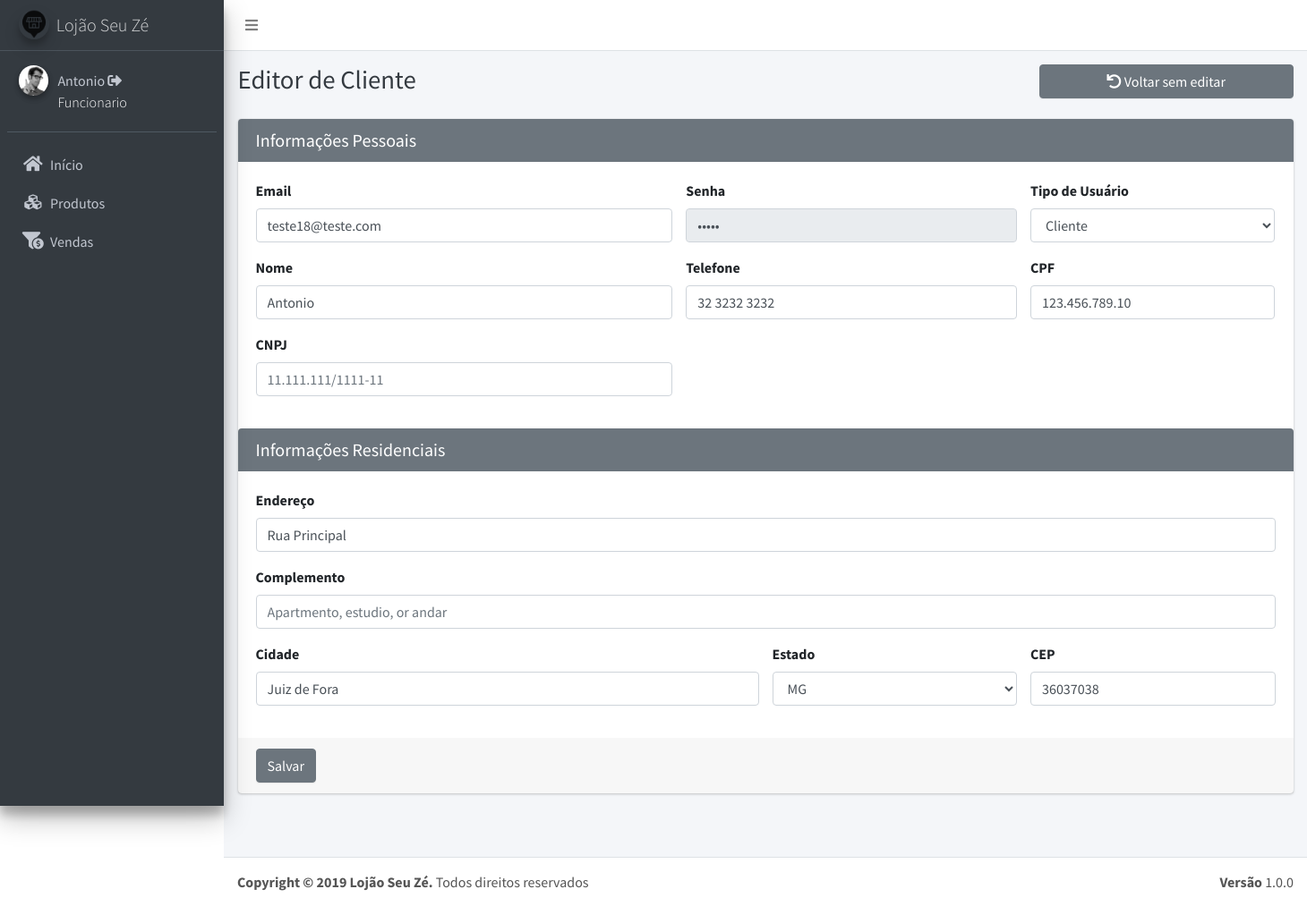
/updateCliente.php?id=26 (signed in), run on an earlier commit of the app's database.
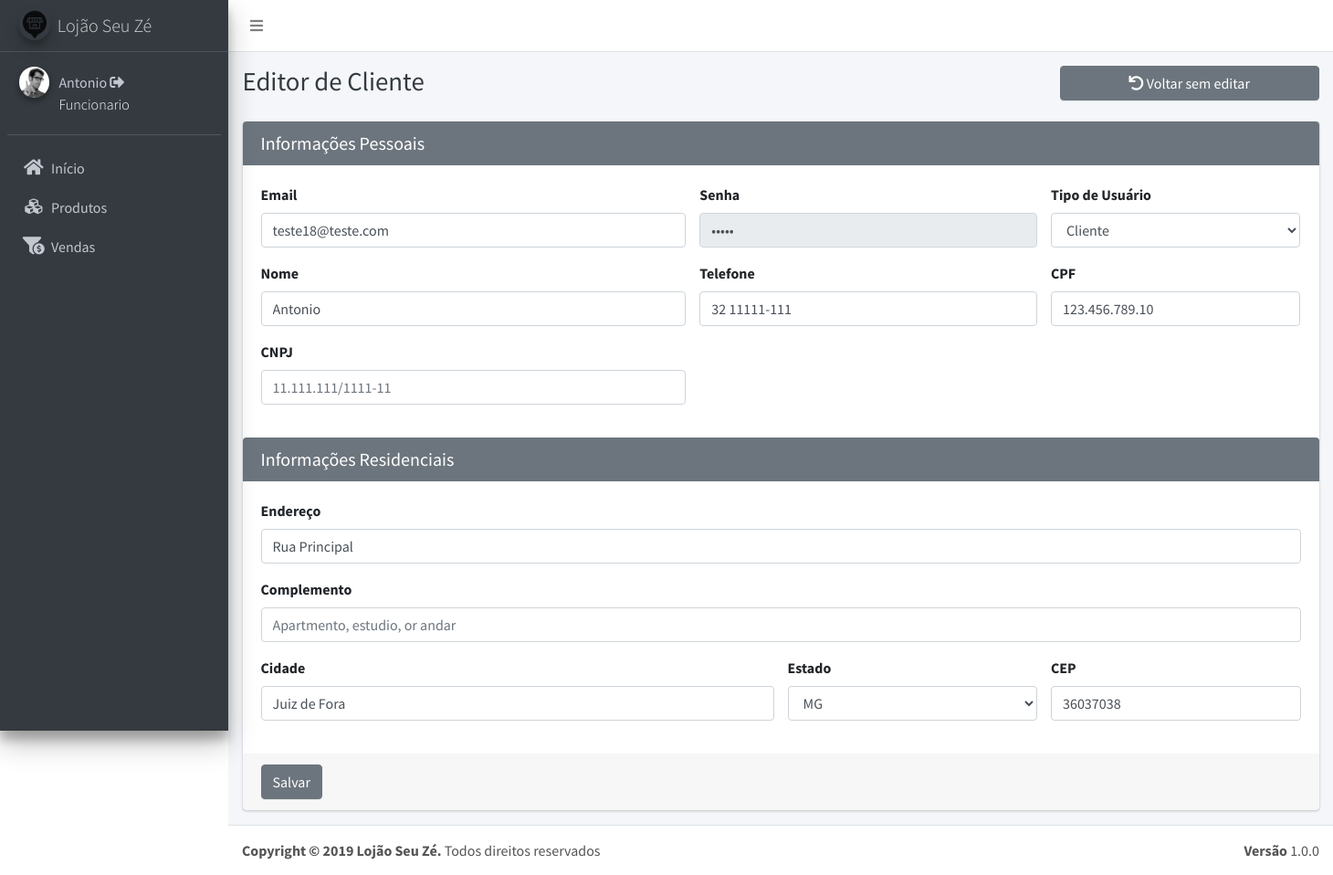
And on a later commit of the database.
### tables this page shows
CREATE TABLE `usuarios` (
  `id` int(11) NOT NULL,
  `email` varchar(20) NOT NULL,
  `senha` varchar(40) NOT NULL,
  `tipo` varchar(11) NOT NULL,
  `nome` varchar(50) NOT NULL,
  `telefone` varchar(12) NOT NULL,
  `cpf` varchar(14) NOT NULL,
  `endereco` varchar(40) NOT NULL,
  `complemento` varchar(40) DEFAULT NULL,
  `cidade` varchar(40) NOT NULL,
  `estado` varchar(40) NOT NULL,
  `cep` varchar(10) NOT NULL,
  `cnpj` varchar(40) DEFAULT NULL,
  `nid` varchar(10) DEFAULT NULL,
  `salario` varchar(11) DEFAULT NULL,
  `cargo` varchar(40) DEFAULT NULL
);

### updateCliente.php (the view, shortened to what the changed rows need)
<?php require ('header.php'); ?>
  <div class="content-wrapper">
    <div class="content-header">
      <div class="container-fluid">
        <div class="row mb-2">
          <div class="col-sm-6">
            <h1 class="m-0 text-dark">Editor de Cliente</h1>
          </div>
        </div>
      </div>
    </div>
    <section class="content">
      <div class="container-fluid">
        <div class="row">
          <section class="col-lg-12 connectedSortable">
          <div class="card card-secondary">
                <?php
                    $id = $_GET['id'];
                    $sql = "SELECT * FROM usuarios WHERE id = $id";
                    $result = $conexao->query($sql);
                    while($row = $result->fetch_assoc())
                    {
                ?>
              <form action="" method="POST" target="_self" role="form">
                <div class="card-body">
                  <div class="row">
                    <div class="form-group col-md-5">
                      <label for="inputEmail">Email</label>
                      <input type="email" name="email" class="form-control" id="inputEmail" placeholder="Digite o email" value="<?php echo $row['email'] ?>" required>
                    </div>
                    <div class="form-group col-md-4">
                      <label for="inputSenha">Senha</label>
                      <input type="password" name="senha" class="form-control" id="inputSenha" placeholder="Digite a senha" value="<?php echo $row['senha'] ?>" disabled>
                    </div>
                    <div class="form-group col-md-3">
                      <label>Tipo de Usuário</label>
                      <select class="form-control select2 select2-hidden-accessible" style="width: 100%;" tabindex="-1" aria-hidden="true" name="tipo">
                        <option <?php if($row['tipo']=="Cliente")echo "selected" ?> >Cliente</option>
                      </select>
                    </div>
                  </div>
                  <div class="row">
                    <div class="form-group col-md-5">
                      <label for="inputNome">Nome</label>
                      <input type="text" name="nome" class="form-control" id="inputNome" placeholder="Digite o nome" value="<?php echo $row['nome'] ?>" required>
                    </div>
                    <div class="form-group col-md-4">
                      <label for="inputTelefone">Telefone</label>
                      <input type="text" name="telefone" class="form-control" id="inputTelefone"  placeholder="(11) 11111-1111" onkeypress="mascara(this, '## #####-####')"  maxlength="13" value="<?php echo $row['telefone'] ?>" required>
                    </div>
                    <div class="form-group col-md-3">
                      <label for="inputCPF">CPF</label>
                      <input type="text" name="cpf" class="form-control" id="inputCPF" placeholder="111.111.111-11" onkeypress="mascara(this, '###.###.###-##')"  maxlength="14" value="<?php echo $row['cpf'] ?>" required>
                    </div>
                  </div>
                  <div class="row">
                    <div class="form-group col-md-5">
                      <label for="inputCNPJ">CNPJ</label>
                      <input type="text" name="cnpj" class="form-control" id="inputCNPJ" placeholder="11.111.111/1111-11" onkeypress="mascara(this, '##.###.###/####-##')" onkeypress="mascara(this, '###.###.###-##')"  maxlength="14" value="<?php echo $row['cnpj'] ?>" required>
                    </div>
                  </div>
                </div>
                <div class="card-header">
                  <h3 class="card-title">Informações Residenciais</h3>
                </div>
                <div class="card-body">
                  <div class="row">
                      <div class="form-group col-md-12">
                        <label for="inputEndereco">Endereço</label>
                        <input type="text" name="endereco" class="form-control" id="inputEndereco" placeholder="Av. Rio Branco" value="<?php echo $row['endereco'] ?>" required>
                      </div>
                  </div>
                  <div class="row">
                      <div class="form-group col-md-12">
                        <label for="inputComplemento">Complemento</label>
                        <input type="text" name="complemento" class="form-control" id="inputComplemento" placeholder="Apartmento, estudio, or andar" value="<?php echo $row['complemento'] ?>">
                      </div>
                  </div>
                  <div class="row">
                    <div class="form-group col-md-6">
                      <label for="inputCidade">Cidade</label>
                      <input type="text" name="cidade" class="form-control" id="inputCidade" placeholder="Juiz de Fora" value="<?php echo $row['cidade'] ?>" required>
                    </div>
                    <div class="form-group col-md-3">
                      <label>Estado</label>
                      <select class="form-control select2 select2-hidden-accessible" style="width: 100%;" tabindex="-1" aria-hidden="true" name="estado" selected="<?php echo $row['estado'] ?>">
                        <option <?php if($row['estado']=="MG")echo "selected" ?> >MG</option>
                      </select>
                    </div>
                    <div class="form-group col-md-3">
                      <label for="inputCEP">CEP</label>
                      <input type="text" name="cep" class="form-control" id="inputCEP" onkeypress="mascara(this, '##.###-###')" placeholder="11.111-111" maxlength="10" value="<?php echo $row['cep'] ?>" required>
                    </div>
                  </div>
                </div>
                <div class="card-footer">
                  <button type="submit" name="submit" class="btn btn-secondary">Salvar</button>
                </div>
              </form>
            <?php } ?>
            </div>
          </div>
          </section>
        </div>
      </div>
<?php require ('footer.php');?>

What changed in the data, as far as the page shows it:
changed usuarios "teste18@teste.com": telefone "32 3232 3232" → "32 11111-111"
